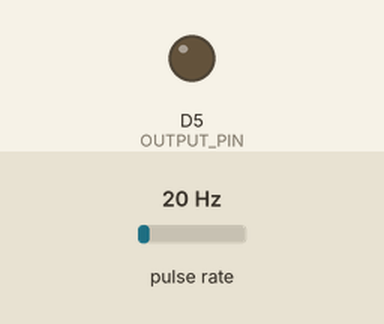
Simulated run of this sketch. Board: ESP8266 (NodeMCU). On the bench: output pins drawn as LEDs (lit = HIGH). Wiring (inferred from the names in the program): pulse sensor: data D1. Inputs (shaded band) come from the test bench; at power-on: pulse rate 20 Hz. What the sketch prints to the serial monitor is not drawn.

Above: at 5.4 s.
Timing chart, 0 to 6.9 s (numbered marks = the images above):
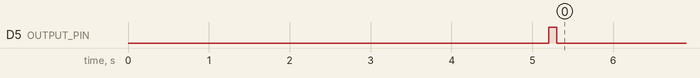

The sketch:

PID.ino
```cpp
// Fan tachometer pin
const byte tachPin = D1;
volatile unsigned int pulseCount = 0;
unsigned long lastRPMTime = 0;
unsigned int rpm = 0;
const byte OUTPUT_PIN = D5;
double dt, last_time;
double integral, previous, output = 0;
double kp, ki, kd;
int setpoint = 1900;
int max_rpm = 3600;

double pid(double error)
{
  double proportional = error;
  integral += error * dt;
  double derivative = (error - previous) / dt;
  previous = error;
  double output = (kp * proportional) + (ki * integral) + (kd * derivative);
  output = constrain(output, 0, max_rpm);
  int voltage_control = map(output, 0, max_rpm, 0, 255);
  return output;
}

void IRAM_ATTR countPulse() {
  pulseCount++;
}

void setup()
{
  Serial.begin(115200);
  kp = 2;
  ki = 9.5;
  kd = 0.08;
  last_time = 0;
  analogWrite(OUTPUT_PIN, 0);
  pinMode(tachPin, INPUT);
  attachInterrupt(digitalPinToInterrupt(tachPin), countPulse, FALLING);
  for(int i = 0; i < 50; i++)
  {
    Serial.print(setpoint);
    Serial.print(",");
    Serial.println(0);
    delay(100);
  }
  delay(100);
}

void loop()
{
  double now = millis();
  dt = (now - last_time)/1000.00;
  last_time = now;

  if (now - lastRPMTime >= 100) { // every 0.1 second
    // 2 pulses per revolution
    rpm = (pulseCount / 2) * 60 * 10;
    pulseCount = 0;
    lastRPMTime = now;
    double actual = rpm;
    double error = setpoint - actual;
    output = pid(error);
    analogWrite(OUTPUT_PIN, output);

    // Setpoint VS Actual
    Serial.print(setpoint);
    Serial.print(",");
    Serial.println(actual);

  }
}
```

Measured:
- by itself, D5 (OUTPUT_PIN): LOW → HIGH at 5.2 s, → LOW 0.10 s later
